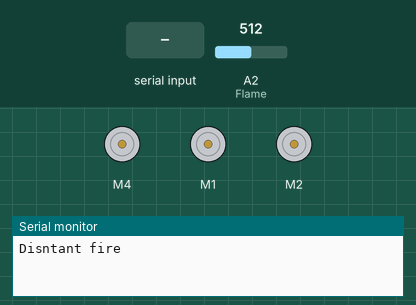
This sketch was run on a simulated Arduino Uno, built with avr-gcc and run on an emulated ATmega328P. Parts: 3 × DC motor (green arrow = forward, orange = backward, longer = faster), the last lines printed to the serial monitor. Inputs (shaded band) come from the test bench; at power-on: A2 (Flame) = 512.

Above: at 1.2 s.
1.3 s: A2 (Flame) set to 754
2.8 s: A2 (Flame) set to 780
At 3.5 s:
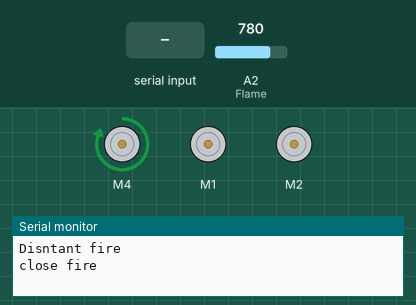
4.3 s: "F" received over Serial
At 4.7 s:
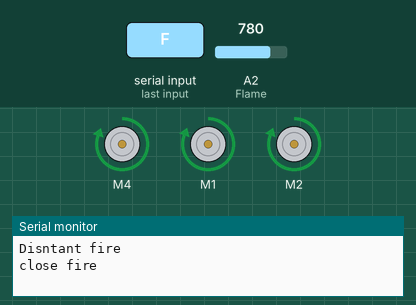
5.8 s: "B" received over Serial
At 7.0 s:
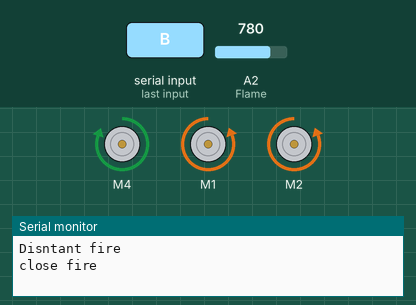
7.3 s: A2 (Flame) set to 122
At 8.1 s:
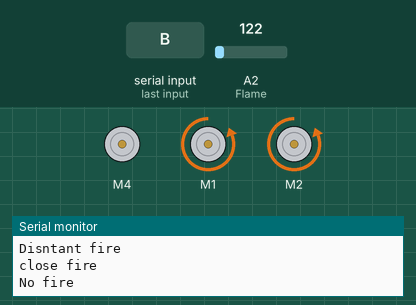
8.8 s: "R" received over Serial
At 9.3 s:
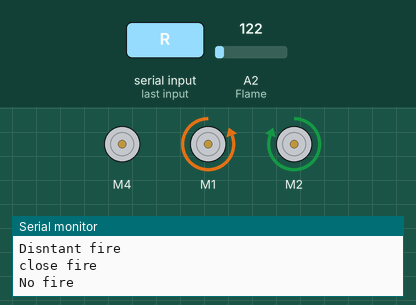
Timing chart, 0 to 11.3 s (numbered marks = the images above; inputs shaded):
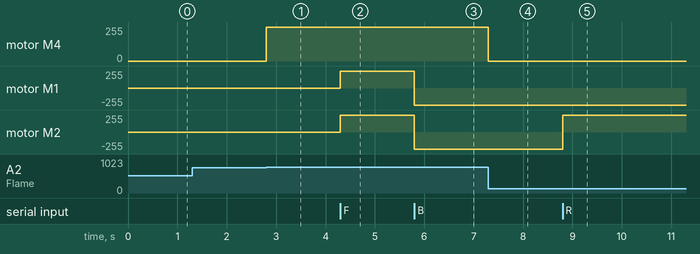

Measured:
- the behaviour switches between 767 and 768 on A2 (Flame) (found by bisection; images 0 and 1)
- after the input at 1.3 s, every drawn part: stays the same
- after the input at 2.8 s, motor M4: stopped → forward 254/255 at once
- after the input at 4.3 s, motor M1, motor M2: stopped → forward 255/255 at once
- after the input at 5.8 s, motor M1, motor M2: forward 255/255 → backward 255/255 at once
- after the input at 7.3 s, motor M4: forward 254/255 → stopped at once
- after the input at 8.8 s, motor M2: backward 255/255 → forward 255/255 at once

The sketch:

fire_fighter.ino
```cpp
#include <AFMotor.h>
int Flame = A2;

const int sensorMin = 0;
const int sensorMax = 1023;

AF_DCMotor motor1(1);
AF_DCMotor motor2(2);
AF_DCMotor Fan(4);

char commands;
int sensorReading;
int range, oldrange =0;

void setup() {
  Serial.begin(9600);
}

void loop() {
  sensorReading = analogRead (Flame);
  range = map(sensorReading, sensorMax, sensorMin, 0, 4);
  if (range==0 && range != oldrange) {
    Fan.setSpeed(254);
    Fan.run (FORWARD);
    Serial.println("close fire");
    oldrange = range;
  }
  else if (range> 0 && range <3 && range != oldrange) {
    Fan.setSpeed(0);
    Fan.run (RELEASE);
    Serial.println ("Disntant fire");
    oldrange = range;
  }
  else if (range==3 && range != oldrange) {
    Fan.setSpeed(0);
    Fan.run (RELEASE);
    Serial.println ("No fire");
    oldrange = range;
  }
  if (Serial.available() > 0) {
    commands = Serial.read();
    switch(commands) {
      case 'F':
      forward();
      break;
      case 'B':
      back();
      break;
      case 'R':
      right();
      break;
      case 'L':
      left();
      break;
  default:
   break;
    }
  }
}


void forward() {
  motor1.setSpeed(255);
  motor1.run(FORWARD);
  motor2.setSpeed(255);
  motor2.run(FORWARD);
}

void back() {
  motor1.setSpeed(255);
  motor1.run(BACKWARD);
  motor2.setSpeed(255);
  motor2.run(BACKWARD);
}

void left() {
  motor1.setSpeed(255);
  motor1.run(FORWARD);
  motor2.setSpeed(255);
  motor2.run(BACKWARD);
}

void right() {
  motor1.setSpeed(255);
  motor1.run(BACKWARD);
  motor2.setSpeed(255);
  motor2.run(FORWARD);
}
```
